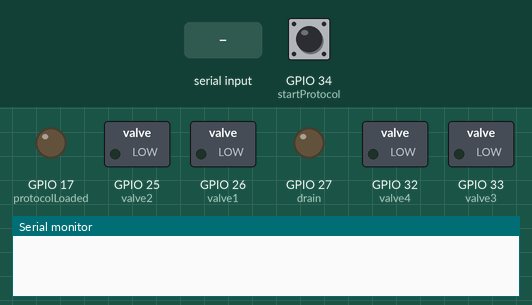
A sketch run on a simulated ESP32. On the bench: switched loads named in the sketch (green lamp = pin HIGH), output pins drawn as LEDs (lit = HIGH), the last lines printed to the serial monitor. The test bench sets the inputs (shaded band); at power-on: GPIO 34 (startProtocol) LOW. Pins used as bus, display or sensor lines are not drawn.

Above: at 1.2 s.
1.3 s: "p;45\n" received over Serial
At 2.1 s:
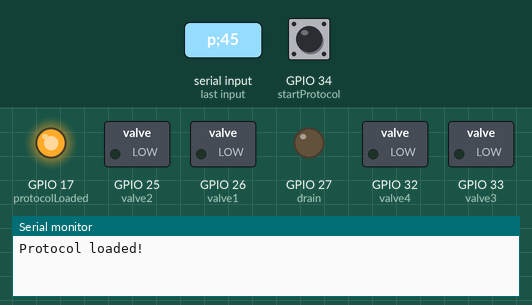
2.8 s: GPIO 34 (startProtocol) pulled HIGH for 0.15 s
At 3.3 s:
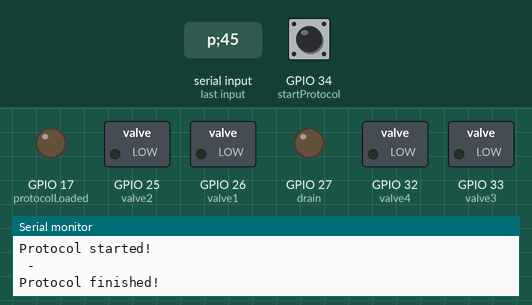
Timing chart, 0 to 5.8 s (numbered marks = the images above; inputs shaded):
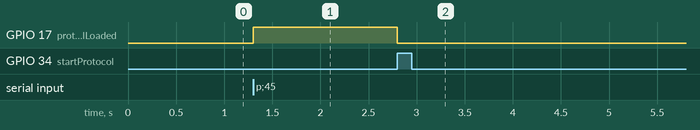

The sketch:

SerialCom.ino
```cpp
//variable for the incomming command
String currentLine = "";
String protocol = "";
//define pins for the valves
const int valve1=26;
const int valve2=25;
const int valve3=33;
const int valve4=32;
//define the pin for the drain
const int drain = 27;
//difine the start pin
const int startProtocol = 34;
//define LED indicators
const int protocolRunning = 16;
const int protocolLoaded = 17;

void setup() {
  Serial.begin(115200); // opens serial port, sets data rate to 115200 bps
  pinMode (valve1, OUTPUT);
  pinMode (valve2, OUTPUT);
  pinMode (valve3, OUTPUT);
  pinMode (valve4, OUTPUT);
  pinMode (drain, OUTPUT);
  pinMode (protocolRunning, OUTPUT);
  pinMode (protocolLoaded, OUTPUT);

  pinMode (startProtocol, INPUT);

  resetPins();
}
void loop() {
        if(digitalRead(startProtocol) == HIGH){
          decodeProtocol();
        }

        if (Serial.available() > 0)
        {
          char c = Serial.read();
          if (c == ';')
          {
            if(currentLine != "")
            {
              if(currentLine[0] == 'p')
              {
                protocol = currentLine.substring(1);
                Serial.println("Protocol loaded!");
                digitalWrite (protocolLoaded, HIGH); // turn off the pin
              }
              else
              {
                decodeString(currentLine);
              }
              currentLine = "";
            }
            delay(10);
          }
          else
          {
            currentLine += c;
          }
      }
}
void resetPins(){
  digitalWrite (drain, LOW); // turn off the pin
  digitalWrite (valve1, LOW); // turn off the pin
  digitalWrite (valve2, LOW); // turn off the pin
  digitalWrite (valve3, LOW); // turn off the pin
  digitalWrite (valve4, LOW); // turn off the pin

  digitalWrite (protocolRunning, LOW); // turn off the pin
  digitalWrite (protocolLoaded, LOW); // turn off the pin
}
void decodeString(String cmd){

char object = cmd[0];
char state = cmd[1];
int value = 0;
if(cmd.length()>2)
  value = (cmd.substring(2)+"000").toInt();;

switch(object){
  case 'v':
    if(state == 't'){
      if(value == 1000)
         digitalWrite (valve1, HIGH);
      else if(value == 2000)
         digitalWrite (valve2, HIGH);
      else if(value == 3000)
         digitalWrite (valve3, HIGH);
      else if(value == 4000)
         digitalWrite (valve4, HIGH);
    }
    else if(state == 'f'){
      if(value == 1000)
         digitalWrite (valve1, LOW);
      else if(value == 2000)
         digitalWrite (valve2, LOW);
      else if(value == 3000)
         digitalWrite (valve3, LOW);
      else if(value == 4000)
         digitalWrite (valve4, LOW);
    }
    delay(15);
    break;
  case 'd':
    if(state == 't'){
       digitalWrite (drain, HIGH);
    }
    else if(state == 'f'){
       digitalWrite (drain, LOW);
    }
    delay(15);
    break;
  case 'w':
    delay(value);
    break;
  case 's':
    if(state == 't'){
       decodeProtocol();
    }
    else if(state == 'f'){
       protocol = "";
    }
    break;
  default:
    break;
  }
}
void decodeProtocol(){
  String myProtocol = protocol + "|";
  String cmd = "";

  Serial.println("Protocol started!");
  digitalWrite (protocolRunning, HIGH); // turn off the pin

  for(int i = 0; i< myProtocol.length(); i++){
    if(myProtocol[i]=='|'){
      Serial.println(" - " + cmd);
      decodeString(cmd);
      cmd = "";
    }
    else
    {
      cmd +=  myProtocol[i];
    }
  }

  protocol="";
  digitalWrite (protocolLoaded, LOW); // turn off the pin
  digitalWrite (protocolRunning, LOW); // turn off the pin
  Serial.println("Protocol finished!");
}
```

Measured:
- after the input at 1.3 s, GPIO 17 (protocolLoaded): LOW → HIGH at once
- after the input at 2.8 s, GPIO 17 (protocolLoaded): HIGH → LOW at once
